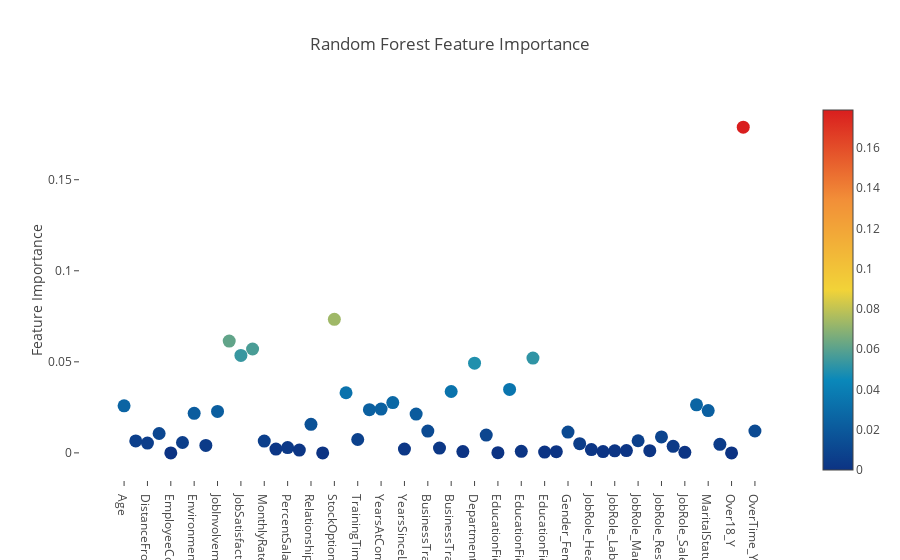

Notebook source saved alongside this figure:
### Markdown cell above
### Feature Ranking via the Random Forest 

The Random Forest classifier in Sklearn also contains a very convenient  attribute **feature_importances_** which tells us which features within our dataset has been given most importance through the Random Forest algorithm. Shown below is an Interactive Plotly diagram of the various feature importances.

### Code cell
# Scatter plot 
trace = go.Scatter(
    y = rf.feature_importances_,
    x = attrition_final.columns.values,
    mode='markers',
    marker=dict(
        sizemode = 'diameter',
        sizeref = 1,
        size = 13,
        #size= rf.feature_importances_,
        #color = np.random.randn(500), #set color equal to a variable
        color = rf.feature_importances_,
        colorscale='Portland',
        showscale=True
    ),
    text = attrition_final.columns.values
)
data = [trace]

layout= go.Layout(
    autosize= True,
    title= 'Random Forest Feature Importance',
    hovermode= 'closest',
     xaxis= dict(
         ticklen= 5,
         showgrid=False,
        zeroline=False,
        showline=False
     ),
    yaxis=dict(
        title= 'Feature Importance',
        showgrid=False,
        zeroline=False,
        ticklen= 5,
        gridwidth= 2
    ),
    showlegend= False
)
fig = go.Figure(data=data, layout=layout)
py.iplot(fig,filename='scatter2010')

### Figure 1 — Plotly figure (JSON) as saved in the notebook; plotly's stock layout.template omitted (floating-point values rounded to 4 significant figures)
{"data": [{"marker": {"color": [0.02583, 0.006563, 0.005367, 0.01064, 0, 0.005705, 0.02174, 0.004104, 0.02274, 0.06141, 0.0535, 0.05705, 0.006501, 0.00209, 0.002926, 0.001555, 0.01566, 0, 0.07335, 0.03303, 0.007356, 0.02371, 0.02407, 0.02764, 0.002113, 0.02128, 0.01198, 0.002609, 0.0337, 0.0007109, 0.04924, 0.009766, 0.0001222, 0.03483, 0.0008558, 0.05208, 0.0004267, 0.000667, 0.01144, 0.005065, 0.001813, 0.0007385, 0.001111, 0.001268, 0.006654, 0.001191, 0.008734, 0.003575, 0.0003016, 0.02636, 0.02321, 0.004711, 0, 0.1789, 0.01202], "colorscale": "Portland", "showscale": true, "size": 13, "sizemode": "diameter", "sizeref": 1}, "mode": "markers", "text": ["Age", "DailyRate", "DistanceFromHome", "Education", "EmployeeCount", "EmployeeNumber", "EnvironmentSatisfaction", "HourlyRate", "JobInvolvement", "JobLevel", "JobSatisfaction", "MonthlyIncome", "MonthlyRate", "NumCompaniesWorked", "PercentSalaryHike", "PerformanceRating", "RelationshipSatisfaction", "StandardHours", "StockOptionLevel", "TotalWorkingYears", "TrainingTimesLastYear", "WorkLifeBalance", "YearsAtCompany", "YearsInCurrentRole", "YearsSinceLastPromotion", "YearsWithCurrManager", "BusinessTravel_Non-Travel", "BusinessTravel_Travel_Frequently", "BusinessTravel_Travel_Rarely", "Department_Human Resources", "Department_Research & Development", "Department_Sales", "EducationField_Human Resources", "EducationField_Life Sciences", "EducationField_Marketing", "EducationField_Medical", "EducationField_Other", "EducationField_Technical Degree", "Gender_Female", "Gender_Male", "JobRole_Healthcare Representative", "JobRole_Human Resources", "JobRole_Laboratory Technician", "JobRole_Manager", "JobRole_Manufacturing Director", "JobRole_Research Director", "JobRole_Research Scientist", "JobRole_Sales Executive", "JobRole_Sales Representative", "MaritalStatus_Divorced", "MaritalStatus_Married", "MaritalStatus_Single", "Over18_Y", "OverTime_No", "OverTime_Yes"], "x": ["Age", "DailyRate", "DistanceFromHome", "Education", "EmployeeCount", "EmployeeNumber", "EnvironmentSatisfaction", "HourlyRate", "JobInvolvement", "JobLevel", "JobSatisfaction", "MonthlyIncome", "MonthlyRate", "NumCompaniesWorked", "PercentSalaryHike", "PerformanceRating", "RelationshipSatisfaction", "StandardHours", "StockOptionLevel", "TotalWorkingYears", "TrainingTimesLastYear", "WorkLifeBalance", "YearsAtCompany", "YearsInCurrentRole", "YearsSinceLastPromotion", "YearsWithCurrManager", "BusinessTravel_Non-Travel", "BusinessTravel_Travel_Frequently", "BusinessTravel_Travel_Rarely", "Department_Human Resources", "Department_Research & Development", "Department_Sales", "EducationField_Human Resources", "EducationField_Life Sciences", "EducationField_Marketing", "EducationField_Medical", "EducationField_Other", "EducationField_Technical Degree", "Gender_Female", "Gender_Male", "JobRole_Healthcare Representative", "JobRole_Human Resources", "JobRole_Laboratory Technician", "JobRole_Manager", "JobRole_Manufacturing Director", "JobRole_Research Director", "JobRole_Research Scientist", "JobRole_Sales Executive", "JobRole_Sales Representative", "MaritalStatus_Divorced", "MaritalStatus_Married", "MaritalStatus_Single", "Over18_Y", "OverTime_No", "OverTime_Yes"], "y": [0.02583, 0.006563, 0.005367, 0.01064, 0, 0.005705, 0.02174, 0.004104, 0.02274, 0.06141, 0.0535, 0.05705, 0.006501, 0.00209, 0.002926, 0.001555, 0.01566, 0, 0.07335, 0.03303, 0.007356, 0.02371, 0.02407, 0.02764, 0.002113, 0.02128, 0.01198, 0.002609, 0.0337, 0.0007109, 0.04924, 0.009766, 0.0001222, 0.03483, 0.0008558, 0.05208, 0.0004267, 0.000667, 0.01144, 0.005065, 0.001813, 0.0007385, 0.001111, 0.001268, 0.006654, 0.001191, 0.008734, 0.003575, 0.0003016, 0.02636, 0.02321, 0.004711, 0, 0.1789, 0.01202], "type": "scatter", "uid": "0fe3e94a-30e8-11eb-be37-0242ac130202"}], "layout": {"autosize": true, "hovermode": "closest", "showlegend": false, "title": "Random Forest Feature Importance", "xaxis": {"showgrid": false, "showline": false, "ticklen": 5, "zeroline": false}, "yaxis": {"gridwidth": 2, "showgrid": false, "ticklen": 5, "title": "Feature Importance", "zeroline": false}}}
